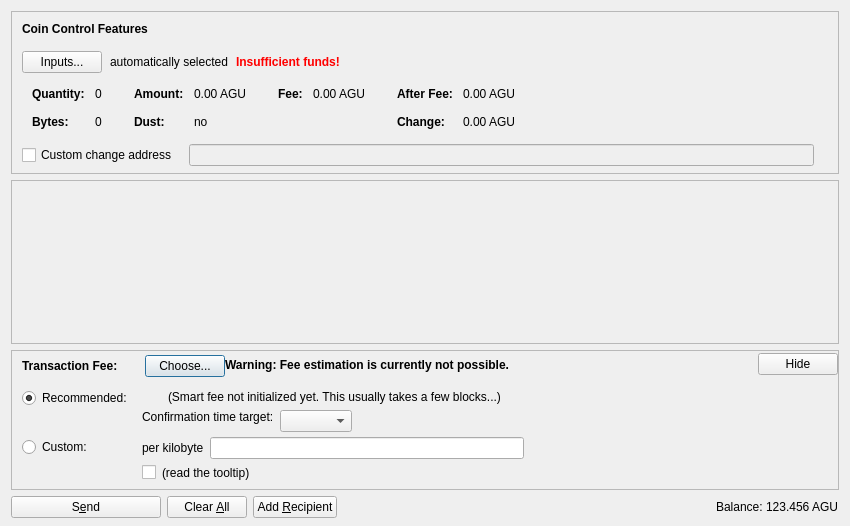
<?xml version="1.0" encoding="UTF-8"?>
<ui version="4.0">
 <class>SendCoinsDialog</class>
 <widget class="QDialog" name="SendCoinsDialog">
  <property name="geometry">
   <rect>
    <x>0</x>
    <y>0</y>
    <width>850</width>
    <height>526</height>
   </rect>
  </property>
  <property name="windowTitle">
   <string>Send Coins</string>
  </property>
  <layout class="QVBoxLayout" name="verticalLayout" stretch="0,1,0,0">
   <property name="bottomMargin">
    <number>8</number>
   </property>
   <item>
    <widget class="QFrame" name="frameCoinControl">
     <property name="sizePolicy">
      <sizepolicy hsizetype="Expanding" vsizetype="Expanding">
       <horstretch>0</horstretch>
       <verstretch>0</verstretch>
      </sizepolicy>
     </property>
     <property name="maximumSize">
      <size>
       <width>16777215</width>
       <height>16777215</height>
      </size>
     </property>
     <property name="frameShape">
      <enum>QFrame::StyledPanel</enum>
     </property>
     <property name="frameShadow">
      <enum>QFrame::Sunken</enum>
     </property>
     <layout class="QVBoxLayout" name="verticalLayoutCoinControl2">
      <property name="spacing">
       <number>0</number>
      </property>
      <property name="leftMargin">
       <number>0</number>
      </property>
      <property name="topMargin">
       <number>0</number>
      </property>
      <property name="rightMargin">
       <number>0</number>
      </property>
      <property name="bottomMargin">
       <number>6</number>
      </property>
      <item>
       <layout class="QVBoxLayout" name="verticalLayoutCoinControl" stretch="0,0,0,0,1">
        <property name="spacing">
         <number>0</number>
        </property>
        <property name="leftMargin">
         <number>10</number>
        </property>
        <property name="topMargin">
         <number>10</number>
        </property>
        <item>
         <layout class="QHBoxLayout" name="horizontalLayoutCoinControl1">
          <property name="bottomMargin">
           <number>15</number>
          </property>
          <item>
           <widget class="QLabel" name="labelCoinControlFeatures">
            <property name="sizePolicy">
             <sizepolicy hsizetype="Preferred" vsizetype="Maximum">
              <horstretch>0</horstretch>
              <verstretch>0</verstretch>
             </sizepolicy>
            </property>
            <property name="font">
             <font>
              <weight>75</weight>
              <bold>true</bold>
             </font>
            </property>
            <property name="styleSheet">
             <string notr="true">font-weight:bold;</string>
            </property>
            <property name="text">
             <string>Coin Control Features</string>
            </property>
           </widget>
          </item>
         </layout>
        </item>
        <item>
         <layout class="QHBoxLayout" name="horizontalLayoutCoinControl2" stretch="0,0,0,0">
          <property name="spacing">
           <number>8</number>
          </property>
          <property name="bottomMargin">
           <number>10</number>
          </property>
          <item>
           <widget class="QPushButton" name="pushButtonCoinControl">
            <property name="styleSheet">
             <string notr="true"/>
            </property>
            <property name="text">
             <string>Inputs...</string>
            </property>
            <property name="autoDefault">
             <bool>false</bool>
            </property>
           </widget>
          </item>
          <item>
           <widget class="QLabel" name="labelCoinControlAutomaticallySelected">
            <property name="text">
             <string>automatically selected</string>
            </property>
            <property name="margin">
             <number>5</number>
            </property>
           </widget>
          </item>
          <item>
           <widget class="QLabel" name="labelCoinControlInsuffFunds">
            <property name="font">
             <font>
              <weight>75</weight>
              <bold>true</bold>
             </font>
            </property>
            <property name="styleSheet">
             <string notr="true">color:red;font-weight:bold;</string>
            </property>
            <property name="text">
             <string>Insufficient funds!</string>
            </property>
            <property name="margin">
             <number>5</number>
            </property>
           </widget>
          </item>
          <item>
           <spacer name="horizontalSpacerCoinControl">
            <property name="orientation">
             <enum>Qt::Horizontal</enum>
            </property>
            <property name="sizeHint" stdset="0">
             <size>
              <width>40</width>
              <height>1</height>
             </size>
            </property>
           </spacer>
          </item>
         </layout>
        </item>
        <item>
         <widget class="QWidget" name="widgetCoinControl" native="true">
          <property name="sizePolicy">
           <sizepolicy hsizetype="Preferred" vsizetype="Preferred">
            <horstretch>0</horstretch>
            <verstretch>0</verstretch>
           </sizepolicy>
          </property>
          <property name="minimumSize">
           <size>
            <width>0</width>
            <height>0</height>
           </size>
          </property>
          <property name="styleSheet">
           <string notr="true"/>
          </property>
          <layout class="QHBoxLayout" name="horizontalLayoutCoinControl5">
           <property name="leftMargin">
            <number>0</number>
           </property>
           <property name="topMargin">
            <number>0</number>
           </property>
           <property name="rightMargin">
            <number>0</number>
           </property>
           <property name="bottomMargin">
            <number>0</number>
           </property>
           <item>
            <layout class="QHBoxLayout" name="horizontalLayoutCoinControl3" stretch="0,0,0,1">
             <property name="spacing">
              <number>20</number>
             </property>
             <property name="topMargin">
              <number>0</number>
             </property>
             <property name="bottomMargin">
              <number>10</number>
             </property>
             <item>
              <layout class="QFormLayout" name="formLayoutCoinControl1">
               <property name="horizontalSpacing">
                <number>10</number>
               </property>
               <property name="verticalSpacing">
                <number>14</number>
               </property>
               <property name="leftMargin">
                <number>10</number>
               </property>
               <property name="topMargin">
                <number>4</number>
               </property>
               <property name="rightMargin">
                <number>6</number>
               </property>
               <item row="0" column="0">
                <widget class="QLabel" name="labelCoinControlQuantityText">
                 <property name="font">
                  <font>
                   <weight>75</weight>
                   <bold>true</bold>
                  </font>
                 </property>
                 <property name="text">
                  <string>Quantity:</string>
                 </property>
                 <property name="margin">
                  <number>0</number>
                 </property>
                </widget>
               </item>
               <item row="0" column="1">
                <widget class="QLabel" name="labelCoinControlQuantity">
                 <property name="cursor">
                  <cursorShape>IBeamCursor</cursorShape>
                 </property>
                 <property name="contextMenuPolicy">
                  <enum>Qt::ActionsContextMenu</enum>
                 </property>
                 <property name="text">
                  <string notr="true">0</string>
                 </property>
                 <property name="margin">
                  <number>0</number>
                 </property>
                 <property name="textInteractionFlags">
                  <set>Qt::LinksAccessibleByMouse|Qt::TextSelectableByKeyboard|Qt::TextSelectableByMouse</set>
                 </property>
                </widget>
               </item>
               <item row="1" column="0">
                <widget class="QLabel" name="labelCoinControlBytesText">
                 <property name="font">
                  <font>
                   <weight>75</weight>
                   <bold>true</bold>
                  </font>
                 </property>
                 <property name="text">
                  <string>Bytes:</string>
                 </property>
                </widget>
               </item>
               <item row="1" column="1">
                <widget class="QLabel" name="labelCoinControlBytes">
                 <property name="cursor">
                  <cursorShape>IBeamCursor</cursorShape>
                 </property>
                 <property name="contextMenuPolicy">
                  <enum>Qt::ActionsContextMenu</enum>
                 </property>
                 <property name="text">
                  <string notr="true">0</string>
                 </property>
                 <property name="textInteractionFlags">
                  <set>Qt::LinksAccessibleByMouse|Qt::TextSelectableByKeyboard|Qt::TextSelectableByMouse</set>
                 </property>
                </widget>
               </item>
              </layout>
             </item>
             <item>
              <layout class="QFormLayout" name="formLayoutCoinControl2">
               <property name="horizontalSpacing">
                <number>10</number>
               </property>
               <property name="verticalSpacing">
                <number>14</number>
               </property>
               <property name="leftMargin">
                <number>6</number>
               </property>
               <property name="topMargin">
                <number>4</number>
               </property>
               <property name="rightMargin">
                <number>6</number>
               </property>
               <item row="0" column="0">
                <widget class="QLabel" name="labelCoinControlAmountText">
                 <property name="font">
                  <font>
                   <weight>75</weight>
                   <bold>true</bold>
                  </font>
                 </property>
                 <property name="text">
                  <string>Amount:</string>
                 </property>
                 <property name="margin">
                  <number>0</number>
                 </property>
                </widget>
               </item>
               <item row="0" column="1">
                <widget class="QLabel" name="labelCoinControlAmount">
                 <property name="cursor">
                  <cursorShape>IBeamCursor</cursorShape>
                 </property>
                 <property name="contextMenuPolicy">
                  <enum>Qt::ActionsContextMenu</enum>
                 </property>
                 <property name="text">
                  <string notr="true">0.00 AGU</string>
                 </property>
                 <property name="textInteractionFlags">
                  <set>Qt::LinksAccessibleByMouse|Qt::TextSelectableByKeyboard|Qt::TextSelectableByMouse</set>
                 </property>
                </widget>
               </item>
               <item row="1" column="0">
                <widget class="QLabel" name="labelCoinControlLowOutputText">
                 <property name="font">
                  <font>
                   <weight>75</weight>
                   <bold>true</bold>
                  </font>
                 </property>
                 <property name="text">
                  <string>Dust:</string>
                 </property>
                </widget>
               </item>
               <item row="1" column="1">
                <widget class="QLabel" name="labelCoinControlLowOutput">
                 <property name="cursor">
                  <cursorShape>IBeamCursor</cursorShape>
                 </property>
                 <property name="contextMenuPolicy">
                  <enum>Qt::ActionsContextMenu</enum>
                 </property>
                 <property name="text">
                  <string notr="true">no</string>
                 </property>
                 <property name="textInteractionFlags">
                  <set>Qt::LinksAccessibleByMouse|Qt::TextSelectableByKeyboard|Qt::TextSelectableByMouse</set>
                 </property>
                </widget>
               </item>
              </layout>
             </item>
             <item>
              <layout class="QFormLayout" name="formLayoutCoinControl3">
               <property name="horizontalSpacing">
                <number>10</number>
               </property>
               <property name="verticalSpacing">
                <number>14</number>
               </property>
               <property name="leftMargin">
                <number>6</number>
               </property>
               <property name="topMargin">
                <number>4</number>
               </property>
               <property name="rightMargin">
                <number>6</number>
               </property>
               <item row="0" column="0">
                <widget class="QLabel" name="labelCoinControlFeeText">
                 <property name="font">
                  <font>
                   <weight>75</weight>
                   <bold>true</bold>
                  </font>
                 </property>
                 <property name="text">
                  <string>Fee:</string>
                 </property>
                 <property name="margin">
                  <number>0</number>
                 </property>
                </widget>
               </item>
               <item row="0" column="1">
                <widget class="QLabel" name="labelCoinControlFee">
                 <property name="cursor">
                  <cursorShape>IBeamCursor</cursorShape>
                 </property>
                 <property name="contextMenuPolicy">
                  <enum>Qt::ActionsContextMenu</enum>
                 </property>
                 <property name="text">
                  <string notr="true">0.00 AGU</string>
                 </property>
                 <property name="textInteractionFlags">
                  <set>Qt::LinksAccessibleByMouse|Qt::TextSelectableByKeyboard|Qt::TextSelectableByMouse</set>
                 </property>
                </widget>
               </item>
              </layout>
             </item>
             <item>
              <layout class="QFormLayout" name="formLayoutCoinControl4">
               <property name="horizontalSpacing">
                <number>10</number>
               </property>
               <property name="verticalSpacing">
                <number>14</number>
               </property>
               <property name="leftMargin">
                <number>6</number>
               </property>
               <property name="topMargin">
                <number>4</number>
               </property>
               <property name="rightMargin">
                <number>6</number>
               </property>
               <item row="0" column="0">
                <widget class="QLabel" name="labelCoinControlAfterFeeText">
                 <property name="font">
                  <font>
                   <weight>75</weight>
                   <bold>true</bold>
                  </font>
                 </property>
                 <property name="text">
                  <string>After Fee:</string>
                 </property>
                 <property name="margin">
                  <number>0</number>
                 </property>
                </widget>
               </item>
               <item row="0" column="1">
                <widget class="QLabel" name="labelCoinControlAfterFee">
                 <property name="cursor">
                  <cursorShape>IBeamCursor</cursorShape>
                 </property>
                 <property name="contextMenuPolicy">
                  <enum>Qt::ActionsContextMenu</enum>
                 </property>
                 <property name="text">
                  <string notr="true">0.00 AGU</string>
                 </property>
                 <property name="textInteractionFlags">
                  <set>Qt::LinksAccessibleByMouse|Qt::TextSelectableByKeyboard|Qt::TextSelectableByMouse</set>
                 </property>
                </widget>
               </item>
               <item row="1" column="0">
                <widget class="QLabel" name="labelCoinControlChangeText">
                 <property name="font">
                  <font>
                   <weight>75</weight>
                   <bold>true</bold>
                  </font>
                 </property>
                 <property name="text">
                  <string>Change:</string>
                 </property>
                </widget>
               </item>
               <item row="1" column="1">
                <widget class="QLabel" name="labelCoinControlChange">
                 <property name="cursor">
                  <cursorShape>IBeamCursor</cursorShape>
                 </property>
                 <property name="contextMenuPolicy">
                  <enum>Qt::ActionsContextMenu</enum>
                 </property>
                 <property name="text">
                  <string notr="true">0.00 AGU</string>
                 </property>
                 <property name="textInteractionFlags">
                  <set>Qt::LinksAccessibleByMouse|Qt::TextSelectableByKeyboard|Qt::TextSelectableByMouse</set>
                 </property>
                </widget>
               </item>
              </layout>
             </item>
            </layout>
           </item>
          </layout>
         </widget>
        </item>
        <item>
         <layout class="QHBoxLayout" name="horizontalLayoutCoinControl4" stretch="0,0,0">
          <property name="spacing">
           <number>12</number>
          </property>
          <property name="sizeConstraint">
           <enum>QLayout::SetDefaultConstraint</enum>
          </property>
          <property name="topMargin">
           <number>5</number>
          </property>
          <property name="rightMargin">
           <number>5</number>
          </property>
          <item>
           <widget class="QCheckBox" name="checkBoxCoinControlChange">
            <property name="toolTip">
             <string>If this is activated, but the change address is empty or invalid, change will be sent to a newly generated address.</string>
            </property>
            <property name="text">
             <string>Custom change address</string>
            </property>
           </widget>
          </item>
          <item>
           <widget class="QValidatedLineEdit" name="lineEditCoinControlChange">
            <property name="enabled">
             <bool>false</bool>
            </property>
            <property name="sizePolicy">
             <sizepolicy hsizetype="Expanding" vsizetype="Fixed">
              <horstretch>0</horstretch>
              <verstretch>0</verstretch>
             </sizepolicy>
            </property>
           </widget>
          </item>
          <item>
           <widget class="QLabel" name="labelCoinControlChangeLabel">
            <property name="sizePolicy">
             <sizepolicy hsizetype="Preferred" vsizetype="Expanding">
              <horstretch>0</horstretch>
              <verstretch>0</verstretch>
             </sizepolicy>
            </property>
            <property name="minimumSize">
             <size>
              <width>0</width>
              <height>0</height>
             </size>
            </property>
            <property name="text">
             <string/>
            </property>
            <property name="margin">
             <number>3</number>
            </property>
           </widget>
          </item>
         </layout>
        </item>
        <item>
         <spacer name="verticalSpacerCoinControl">
          <property name="orientation">
           <enum>Qt::Vertical</enum>
          </property>
          <property name="sizeHint" stdset="0">
           <size>
            <width>800</width>
            <height>1</height>
           </size>
          </property>
         </spacer>
        </item>
       </layout>
      </item>
     </layout>
    </widget>
   </item>
   <item>
    <widget class="QScrollArea" name="scrollArea">
     <property name="widgetResizable">
      <bool>true</bool>
     </property>
     <widget class="QWidget" name="scrollAreaWidgetContents">
      <property name="geometry">
       <rect>
        <x>0</x>
        <y>0</y>
        <width>830</width>
        <height>104</height>
       </rect>
      </property>
      <layout class="QVBoxLayout" name="verticalLayout_2" stretch="0,1">
       <property name="leftMargin">
        <number>0</number>
       </property>
       <property name="topMargin">
        <number>0</number>
       </property>
       <property name="rightMargin">
        <number>0</number>
       </property>
       <property name="bottomMargin">
        <number>0</number>
       </property>
       <item>
        <layout class="QVBoxLayout" name="entries">
         <property name="spacing">
          <number>6</number>
         </property>
        </layout>
       </item>
       <item>
        <spacer name="verticalSpacer">
         <property name="orientation">
          <enum>Qt::Vertical</enum>
         </property>
         <property name="sizeHint" stdset="0">
          <size>
           <width>20</width>
           <height>40</height>
          </size>
         </property>
        </spacer>
       </item>
      </layout>
     </widget>
    </widget>
   </item>
   <item>
    <widget class="QFrame" name="frameFee">
     <property name="sizePolicy">
      <sizepolicy hsizetype="Expanding" vsizetype="Expanding">
       <horstretch>0</horstretch>
       <verstretch>0</verstretch>
      </sizepolicy>
     </property>
     <property name="maximumSize">
      <size>
       <width>16777215</width>
       <height>16777215</height>
      </size>
     </property>
     <property name="frameShape">
      <enum>QFrame::StyledPanel</enum>
     </property>
     <property name="frameShadow">
      <enum>QFrame::Sunken</enum>
     </property>
     <layout class="QVBoxLayout" name="verticalLayoutFee1">
      <property name="spacing">
       <number>0</number>
      </property>
      <property name="leftMargin">
       <number>0</number>
      </property>
      <property name="topMargin">
       <number>0</number>
      </property>
      <property name="rightMargin">
       <number>0</number>
      </property>
      <property name="bottomMargin">
       <number>0</number>
      </property>
      <item>
       <layout class="QVBoxLayout" name="verticalLayoutFee2" stretch="0,0,0">
        <property name="spacing">
         <number>0</number>
        </property>
        <property name="leftMargin">
         <number>10</number>
        </property>
        <property name="topMargin">
         <number>0</number>
        </property>
        <item>
         <layout class="QHBoxLayout" name="horizontalLayoutFee1">
          <property name="bottomMargin">
           <number>0</number>
          </property>
          <item>
           <layout class="QVBoxLayout" name="verticalLayoutFee7">
            <property name="spacing">
             <number>0</number>
            </property>
            <item>
             <spacer name="verticalSpacerSmartFee">
              <property name="orientation">
               <enum>Qt::Vertical</enum>
              </property>
              <property name="sizeType">
               <enum>QSizePolicy::Fixed</enum>
              </property>
              <property name="sizeHint" stdset="0">
               <size>
                <width>1</width>
                <height>4</height>
               </size>
              </property>
             </spacer>
            </item>
            <item>
             <layout class="QHBoxLayout" name="horizontalLayoutSmartFee">
              <property name="spacing">
               <number>10</number>
              </property>
              <item>
               <widget class="QLabel" name="labelFeeHeadline">
                <property name="sizePolicy">
                 <sizepolicy hsizetype="Preferred" vsizetype="Maximum">
                  <horstretch>0</horstretch>
                  <verstretch>0</verstretch>
                 </sizepolicy>
                </property>
                <property name="font">
                 <font>
                  <weight>75</weight>
                  <bold>true</bold>
                 </font>
                </property>
                <property name="styleSheet">
                 <string notr="true">font-weight:bold;</string>
                </property>
                <property name="text">
                 <string>Transaction Fee:</string>
                </property>
               </widget>
              </item>
              <item>
               <widget class="QLabel" name="labelFeeMinimized">
                <property name="text">
                 <string/>
                </property>
               </widget>
              </item>
              <item>
               <widget class="QPushButton" name="buttonChooseFee">
                <property name="text">
                 <string>Choose...</string>
                </property>
               </widget>
              </item>
             </layout>
            </item>
            <item>
             <spacer name="verticalSpacer_5">
              <property name="orientation">
               <enum>Qt::Vertical</enum>
              </property>
              <property name="sizeHint" stdset="0">
               <size>
                <width>1</width>
                <height>1</height>
               </size>
              </property>
             </spacer>
            </item>
           </layout>
          </item>
          <item>
           <widget class="QLabel" name="fallbackFeeWarningLabel">
            <property name="toolTip">
             <string>Using the fallbackfee can result in sending a transaction that will take several hours or days (or never) to confirm. Consider choosing your fee manually or wait until you have validated the complete chain.</string>
            </property>
            <property name="font">
            <font>
                <weight>75</weight>
                <bold>true</bold>
            </font>
            </property>
            <property name="text">
             <string>Warning: Fee estimation is currently not possible.</string>
            </property>
            <property name="wordWrap">
             <bool>false</bool>
            </property>
           </widget>
          </item>
          <item>
           <spacer name="horizontalSpacer_4">
            <property name="orientation">
             <enum>Qt::Horizontal</enum>
            </property>
            <property name="sizeType">
             <enum>QSizePolicy::MinimumExpanding</enum>
            </property>
            <property name="sizeHint" stdset="0">
             <size>
              <width>40</width>
              <height>20</height>
             </size>
            </property>
           </spacer>
          </item>
          <item>
           <widget class="QPushButton" name="buttonMinimizeFee">
            <property name="toolTip">
             <string>collapse fee-settings</string>
            </property>
            <property name="text">
             <string>Hide</string>
            </property>
           </widget>
          </item>
         </layout>
        </item>
        <item>
         <widget class="QFrame" name="frameFeeSelection">
          <layout class="QVBoxLayout" name="verticalLayoutFee12">
           <property name="spacing">
            <number>0</number>
           </property>
           <property name="leftMargin">
            <number>0</number>
           </property>
           <property name="topMargin">
            <number>0</number>
           </property>
           <property name="rightMargin">
            <number>0</number>
           </property>
           <property name="bottomMargin">
            <number>0</number>
           </property>
           <item>
            <layout class="QGridLayout" name="gridLayoutFee">
             <property name="topMargin">
              <number>10</number>
             </property>
             <property name="bottomMargin">
              <number>4</number>
             </property>
             <property name="horizontalSpacing">
              <number>10</number>
             </property>
             <property name="verticalSpacing">
              <number>4</number>
             </property>
             <item row="1" column="1">
              <layout class="QVBoxLayout" name="verticalLayoutFee8">
               <property name="spacing">
                <number>6</number>
               </property>
               <item>
                <layout class="QHBoxLayout" name="horizontalLayoutFee13">
                 <item>
                  <widget class="QLabel" name="labelCustomPerKilobyte">
                   <property name="toolTip">
                    <string>If the custom fee is set to 1000 satoshis and the transaction is only 250 bytes, then &quot;per kilobyte&quot; only pays 250 satoshis in fee, while &quot;total at least&quot; pays 1000 satoshis. For transactions bigger than a kilobyte both pay by kilobyte.</string>
                   </property>
                   <property name="text">
                    <string>per kilobyte</string>
                   </property>
                  </widget>
                 </item>
                 <item>
                  <widget class="BitcoinAmountField" name="customFee"/>
                 </item>
                 <item>
                  <spacer name="horizontalSpacer_6">
                   <property name="orientation">
                    <enum>Qt::Horizontal</enum>
                   </property>
                   <property name="sizeHint" stdset="0">
                    <size>
                     <width>1</width>
                     <height>1</height>
                    </size>
                   </property>
                  </spacer>
                 </item>
                </layout>
               </item>
               <item>
                <layout class="QHBoxLayout" name="horizontalLayoutFee8">
                 <item>
                  <widget class="QCheckBox" name="checkBoxMinimumFee">
                   <property name="toolTip">
                    <string>Paying only the minimum fee is just fine as long as there is less transaction volume than space in the blocks. But be aware that this can end up in a never confirming transaction once there is more demand for aguhcoin transactions than the network can process.</string>
                   </property>
                   <property name="text">
                    <string/>
                   </property>
                  </widget>
                 </item>
                 <item>
                  <widget class="QLabel" name="labelMinFeeWarning">
                   <property name="enabled">
                    <bool>true</bool>
                   </property>
                   <property name="toolTip">
                    <string>Paying only the minimum fee is just fine as long as there is less transaction volume than space in the blocks. But be aware that this can end up in a never confirming transaction once there is more demand for aguhcoin transactions than the network can process.</string>
                   </property>
                   <property name="text">
                    <string>(read the tooltip)</string>
                   </property>
                   <property name="margin">
                    <number>5</number>
                   </property>
                  </widget>
                 </item>
                 <item>
                  <spacer name="horizontalSpacer_2">
                   <property name="orientation">
                    <enum>Qt::Horizontal</enum>
                   </property>
                   <property name="sizeHint" stdset="0">
                    <size>
                     <width>1</width>
                     <height>1</height>
                    </size>
                   </property>
                  </spacer>
                 </item>
                </layout>
               </item>
              </layout>
             </item>
             <item row="0" column="0">
              <layout class="QVBoxLayout" name="verticalLayoutFee4" stretch="0,1">
               <item>
                <widget class="QRadioButton" name="radioSmartFee">
                 <property name="text">
                  <string>Recommended:</string>
                 </property>
                 <property name="checked">
                  <bool>true</bool>
                 </property>
                 <attribute name="buttonGroup">
                  <string notr="true">groupFee</string>
                 </attribute>
                </widget>
               </item>
               <item>
                <spacer name="verticalSpacer_2">
                 <property name="orientation">
                  <enum>Qt::Vertical</enum>
                 </property>
                 <property name="sizeHint" stdset="0">
                  <size>
                   <width>1</width>
                   <height>1</height>
                  </size>
                 </property>
                </spacer>
               </item>
              </layout>
             </item>
             <item row="1" column="0">
              <layout class="QVBoxLayout" name="verticalLayoutFee9" stretch="0,1">
               <item>
                <widget class="QRadioButton" name="radioCustomFee">
                 <property name="text">
                  <string>Custom:</string>
                 </property>
                 <attribute name="buttonGroup">
                  <string notr="true">groupFee</string>
                 </attribute>
                </widget>
               </item>
               <item>
                <spacer name="verticalSpacer_6">
                 <property name="orientation">
                  <enum>Qt::Vertical</enum>
                 </property>
                 <property name="sizeHint" stdset="0">
                  <size>
                   <width>1</width>
                   <height>1</height>
                  </size>
                 </property>
                </spacer>
               </item>
              </layout>
             </item>
             <item row="0" column="1">
              <layout class="QVBoxLayout" name="verticalLayoutFee3" stretch="0,0,1">
               <property name="spacing">
                <number>6</number>
               </property>
               <property name="topMargin">
                <number>2</number>
               </property>
               <item>
                <layout class="QHBoxLayout" name="horizontalLayoutFee12">
                 <item>
                  <widget class="QLabel" name="labelSmartFee">
                   <property name="text">
                    <string/>
                   </property>
                   <property name="margin">
                    <number>2</number>
                   </property>
                  </widget>
                 </item>
                 <item>
                  <widget class="QLabel" name="labelFeeEstimation">
                   <property name="text">
                    <string/>
                   </property>
                  </widget>
                 </item>
                 <item>
                  <widget class="QLabel" name="labelSmartFee2">
                   <property name="text">
                    <string>(Smart fee not initialized yet. This usually takes a few blocks...)</string>
                   </property>
                   <property name="margin">
                    <number>2</number>
                   </property>
                  </widget>
                 </item>
                 <item>
                  <spacer name="horizontalSpacer_5">
                   <property name="orientation">
                    <enum>Qt::Horizontal</enum>
                   </property>
                   <property name="sizeHint" stdset="0">
                    <size>
                     <width>1</width>
                     <height>1</height>
                    </size>
                   </property>
                  </spacer>
                 </item>
                </layout>
               </item>
               <item>
                <layout class="QHBoxLayout" name="horizontalLayoutFee9">
                 <item>
                  <layout class="QVBoxLayout" name="verticalLayoutFee6">
                   <item>
                    <widget class="QLabel" name="labelSmartFee3">
                     <property name="text">
                      <string>Confirmation time target:</string>
                     </property>
                     <property name="margin">
                      <number>2</number>
                     </property>
                    </widget>
                   </item>
                   <item>
                    <spacer name="verticalSpacer_3">
                     <property name="orientation">
                      <enum>Qt::Vertical</enum>
                     </property>
                     <property name="sizeHint" stdset="0">
                      <size>
                       <width>1</width>
                       <height>1</height>
                      </size>
                     </property>
                    </spacer>
                   </item>
                  </layout>
                 </item>
                 <item>
                  <layout class="QVBoxLayout" name="verticalLayoutFee5">
                   <property name="rightMargin">
                    <number>30</number>
                   </property>
                   <item>
                    <layout class="QHBoxLayout" name="horizontalLayoutConfTarget">
                     <property name="bottomMargin">
                      <number>0</number>
                     </property>
                     <item>
                      <widget class="QComboBox" name="confTargetSelector"/>
                     </item>
                     <item>
                      <spacer name="horizontalSpacerConfTarget">
                       <property name="orientation">
                        <enum>Qt::Horizontal</enum>
                       </property>
                       <property name="sizeHint" stdset="0">
                        <size>
                         <width>40</width>
                         <height>20</height>
                        </size>
                       </property>
                      </spacer>
                     </item>
                    </layout>
                   </item>
                  </layout>
                 </item>
                </layout>
               </item>
               <item>
                <spacer name="verticalSpacer_4">
                 <property name="orientation">
                  <enum>Qt::Vertical</enum>
                 </property>
                 <property name="sizeHint" stdset="0">
                  <size>
                   <width>1</width>
                   <height>1</height>
                  </size>
                 </property>
                </spacer>
               </item>
              </layout>
             </item>
            </layout>
           </item>
          </layout>
         </widget>
        </item>
        <item>
         <spacer name="verticalSpacerFee">
          <property name="orientation">
           <enum>Qt::Vertical</enum>
          </property>
          <property name="sizeHint" stdset="0">
           <size>
            <width>40</width>
            <height>5</height>
           </size>
          </property>
         </spacer>
        </item>
       </layout>
      </item>
     </layout>
    </widget>
   </item>
   <item>
    <layout class="QHBoxLayout" name="horizontalLayout">
     <item>
      <widget class="QPushButton" name="sendButton">
       <property name="minimumSize">
        <size>
         <width>150</width>
         <height>0</height>
        </size>
       </property>
       <property name="toolTip">
        <string>Confirm the send action</string>
       </property>
       <property name="text">
        <string>S&amp;end</string>
       </property>
       <property name="icon">
        <iconset resource="../bitcoin.qrc">
         <normaloff>:/icons/send</normaloff>:/icons/send</iconset>
       </property>
       <property name="autoDefault">
        <bool>false</bool>
       </property>
       <property name="default">
        <bool>false</bool>
       </property>
      </widget>
     </item>
     <item>
      <widget class="QPushButton" name="clearButton">
       <property name="sizePolicy">
        <sizepolicy hsizetype="Minimum" vsizetype="Fixed">
         <horstretch>0</horstretch>
         <verstretch>0</verstretch>
        </sizepolicy>
       </property>
       <property name="toolTip">
        <string>Clear all fields of the form.</string>
       </property>
       <property name="text">
        <string>Clear &amp;All</string>
       </property>
       <property name="icon">
        <iconset resource="../bitcoin.qrc">
         <normaloff>:/icons/remove</normaloff>:/icons/remove</iconset>
       </property>
       <property name="autoDefault">
        <bool>false</bool>
       </property>
      </widget>
     </item>
     <item>
      <widget class="QPushButton" name="addButton">
       <property name="toolTip">
        <string>Send to multiple recipients at once</string>
       </property>
       <property name="text">
        <string>Add &amp;Recipient</string>
       </property>
       <property name="icon">
        <iconset resource="../bitcoin.qrc">
         <normaloff>:/icons/add</normaloff>:/icons/add</iconset>
       </property>
       <property name="autoDefault">
        <bool>false</bool>
       </property>
      </widget>
     </item>
     <item>
      <spacer name="horizontalSpacer">
       <property name="orientation">
        <enum>Qt::Horizontal</enum>
       </property>
       <property name="sizeHint" stdset="0">
        <size>
         <width>40</width>
         <height>20</height>
        </size>
       </property>
      </spacer>
     </item>
     <item>
      <layout class="QHBoxLayout" name="horizontalLayout_2">
       <property name="spacing">
        <number>3</number>
       </property>
       <item>
        <widget class="QLabel" name="label">
         <property name="sizePolicy">
          <sizepolicy hsizetype="Preferred" vsizetype="Fixed">
           <horstretch>0</horstretch>
           <verstretch>0</verstretch>
          </sizepolicy>
         </property>
         <property name="text">
          <string>Balance:</string>
         </property>
        </widget>
       </item>
       <item>
        <widget class="QLabel" name="labelBalance">
         <property name="sizePolicy">
          <sizepolicy hsizetype="Preferred" vsizetype="Fixed">
           <horstretch>0</horstretch>
           <verstretch>0</verstretch>
          </sizepolicy>
         </property>
         <property name="cursor">
          <cursorShape>IBeamCursor</cursorShape>
         </property>
         <property name="text">
          <string notr="true">123.456 AGU</string>
         </property>
         <property name="textInteractionFlags">
          <set>Qt::LinksAccessibleByMouse|Qt::TextSelectableByKeyboard|Qt::TextSelectableByMouse</set>
         </property>
        </widget>
       </item>
      </layout>
     </item>
    </layout>
   </item>
  </layout>
 </widget>
 <customwidgets>
  <customwidget>
   <class>QValidatedLineEdit</class>
   <extends>QLineEdit</extends>
   <header>qvalidatedlineedit.h</header>
  </customwidget>
  <customwidget>
   <class>BitcoinAmountField</class>
   <extends>QLineEdit</extends>
   <header>bitcoinamountfield.h</header>
   <container>1</container>
  </customwidget>
 </customwidgets>
 <resources>
  <include location="../bitcoin.qrc"/>
 </resources>
 <connections/>
 <buttongroups>
  <buttongroup name="groupFee"/>
 </buttongroups>
</ui>
